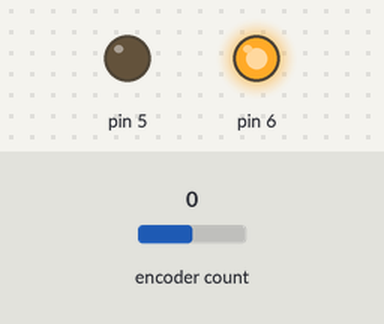
Bench run of a sketch on a simulated Arduino Uno, built with avr-gcc and run on an emulated ATmega328P. Parts: output pins drawn as LEDs (lit = HIGH). Inputs (shaded band) come from the test bench; at power-on: encoder count 0. What the sketch prints to the serial monitor is not drawn.

Above: at 0.36 s.
Timing chart, 0 to 2.1 s (numbered marks = the images above):
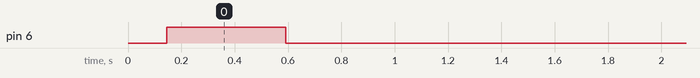

The sketch:

EncoderMotor_Simple.ino
```cpp
/*
 * ============================================================================
 *  EncoderMotor_Simple.ino   (for EncoderMotor.h version 3)
 * ============================================================================
 *  Minimal demo of the EncoderMotor class. Every feature is listed below.
 *  Exactly ONE command in setup() is active; to try another, comment the
 *  active one out and uncomment a different one.
 *
 *  Version 3: smooth under load - no hard-coded boosts, the PID handles
 *  load, and a following-error limit prevents catch-up surges.
 *
 *  As written, the demo swings the shaft back and forth between -180 and
 *  +180 degrees forever (see the bottom of loop()).
 *
 *  Folder layout (folder name must match the .ino name):
 *    Documents/Arduino/EncoderMotor_Simple/
 *        EncoderMotor_Simple.ino
 *        EncoderMotor.h            <- the version 3 file
 *
 *  Needs the "Encoder" library by Paul Stoffregen (Library Manager).
 *
 *  Motor: ServoCity Premium N20, 30:1, 900 RPM @ 12V, with encoder.
 *         Run straight from a 2S LiPo -> roughly 560 RPM top speed.
 * ============================================================================
 */

#include "EncoderMotor.h"

// ----------------------------------------------------------------------------
//  Create the motor:
//    driver pin A, driver pin B, encoder pin A, encoder pin B,
//    encoder pulses per MOTOR rev, gear ratio
//  ServoCity 30:1 page: 3 cycles per motor rev, exact ratio 29.977:1
//    -> 3 x 4 x 29.977 = 359.72 counts per output revolution (matches the
//       "Countable Events Per Revolution" on their page)
// ----------------------------------------------------------------------------
//  BOTH driver pins must be PWM pins. Arduino Micro PWM pins: 3, 5, 6, 9,
//  10, 11, 13 (pin 4 is NOT PWM on the Micro!).
// ----------------------------------------------------------------------------
EncoderMotor motor(6, 5, 2, 3, 3.0, 30.367);

// Optional 7th argument: quadrature multiplier (default 4).
// Use 1 only if your PPR number is already given in "counts".
// EncoderMotor motor(4, 5, 2, 3, 3.0, 29.977, 4);

void setup() {
  Serial.begin(115200);
  motor.begin();                         // REQUIRED: sets up pins, motor off

  // ==========================================================================
  //  SETTINGS (all optional - defaults shown in comments)
  // ==========================================================================

  // Deadband (fixed friction compensation): start the motor with setPWM(x),
  // then LOWER x until it just stops, in each direction. Use the "keeps
  // turning" value, not the higher "breaks loose" value - the PID's
  // integral adds whatever extra push is needed to get going or carry load.
  motor.setMinPWM(50, 50);               // forward, reverse (default 0, 0)

  // Speed mode (setRPM). kff ~ 255 / top RPM.
  motor.setSpeedGains(0.25, 0.05, 1.5);  // kff, kp, ki (default 0.45, 0.30, 1.5)

  // Position mode (moveTo / moveBy). Units: PWM per degree, PWM per
  // degree-second, PWM per RPM.
  motor.setPositionGains(3.5, 2.0, 0.45);// kp, ki, kd (default 3.5, 2.0, 0.45)

  motor.setAcceleration(1000);           // RPM per second, 0 = instant (default 1000)
  motor.setPositionTolerance(2.0);       // degrees counted as "arrived" (default 2)
  motor.setStallProtection(500);         // cut power after 0.5 s stalled (default 0 = off)
  motor.setMaxLag(30);                   // plan may lead the shaft by max 30 deg (default 30)

  // motor.setMaxPWM(200);               // cap PWM / average voltage (default 255)
  // motor.setIntegralLimit(0.4);       // max extra push from ki, fraction of maxPWM (default 0.4)
  // motor.setSlewRate(5000);           // max PWM change per second (default 0 = off)
  // motor.setHoldPosition(false);       // coast after moves instead of holding (default true)
  // motor.setBrakeWhenHolding(false);   // coast instead of brake inside the zone (default true)
  // motor.setReversed(true, false);     // flip motor dir, encoder dir (default false, false)
  // motor.setUpdateInterval(5);         // control loop period in ms (default 5)
  // motor.setSpeedWindow(5);            // speed measured over N steps (default 5 = 25 ms)
  // motor.setRPMFilter(0.5);            // extra speed smoothing 0..1 (default 0.5)
  // motor.resetPosition(0);             // call the current shaft angle 0 (homing)

  // ==========================================================================
  //  COMMANDS - keep exactly ONE uncommented
  // ==========================================================================

  // --- Speed control --------------------------------------------------------
  // motor.setRPM(200);                  // spin forward at 200 RPM, forever
  // motor.setRPM(-100);                 // spin backward at 100 RPM

  // --- Position control -----------------------------------------------------
  motor.moveTo(180, 150);                // go to absolute angle 180 at 150 RPM
  // motor.moveTo(-90, 100);             // go to absolute angle -90 at 100 RPM
  // motor.moveBy(360, 150);             // go 360 degrees from where it is now

  // --- Open loop / stopping (no encoder feedback) ---------------------------
  // motor.setPWM(60);                   // raw PWM -255..255, use to find minPWM
  // motor.stop();                       // coast (free-wheel)
  // motor.brake();                      // short the motor terminals to stop hard
}

int dir = -1;                            // next swing direction for the demo

void loop() {
  motor.update();                        // REQUIRED: call constantly, no long delay()s

  // --- Demo: swing back and forth ------------------------------------------
  // Checked EVERY loop (not inside the print block) so the next move starts
  // the moment the previous one finishes. Delete this block when testing
  // one of the other commands above.
  const float SWING = 360;                // degrees each side; try 360 and 1800
  static unsigned long doneAt = 0;
  static float moveDir = 1, overshoot = 0;

  float past = (motor.getAngle() - motor.getTargetAngle()) * moveDir;
  if (past > overshoot) overshoot = past; // furthest it went beyond the target

  if (motor.isDone() && !motor.isStalled()) {
    if (doneAt == 0) {
      doneAt = millis();
    } else if (millis() - doneAt > 3000) {
      Serial.print("target:");     Serial.print(motor.getTargetAngle(), 1);
      Serial.print(" settled:");   Serial.print(motor.getAngle(), 1);
      Serial.print(" overshoot:"); Serial.println(overshoot, 1);

      float next = dir * SWING;
      moveDir   = (next > motor.getAngle()) ? 1 : -1;
      overshoot = 0;
      motor.moveTo(next, 150);
      dir = -dir;
      doneAt = 0;
    }
  }
  // Print status 10x per second (works in Serial Monitor and Serial Plotter)
  static unsigned long lastPrint = 0;
  if (millis() - lastPrint >= 100) {
    lastPrint = millis();

    Serial.print("angle:");    Serial.print(motor.getAngle(), 1);        // output shaft degrees
    Serial.print(" target:");  Serial.print(motor.getTargetAngle(), 1);  // where the move is headed
    Serial.print(" profile:"); Serial.print(motor.getProfileAngle(), 1); // smooth moving setpoint
    Serial.print(" rpm:");     Serial.print(motor.getRPM(), 1);          // measured speed
    Serial.print(" pwm:");     Serial.println(motor.getPWM());           // signed PWM sent

    // Other readouts you can print:
    // motor.isDone()           - 1 when a move has finished
    // motor.isStalled()        - 1 if stall protection cut the power
    // motor.getTargetRPM()     - speed requested by setRPM()
    // motor.getCount()         - raw encoder count
    // motor.getCountsPerRev()  - counts per output shaft revolution
    // motor.isMoving()         - true while a position move is underway
    // motor.getMode()          - MODE_IDLE / MODE_OPEN_LOOP / MODE_SPEED / MODE_POSITION
  }
}
```

Source omitted: EncoderMotor.h (36821 bytes)

Measured:
- by itself, pin 6: LOW → HIGH at 0.15 s, → LOW 0.45 s later
